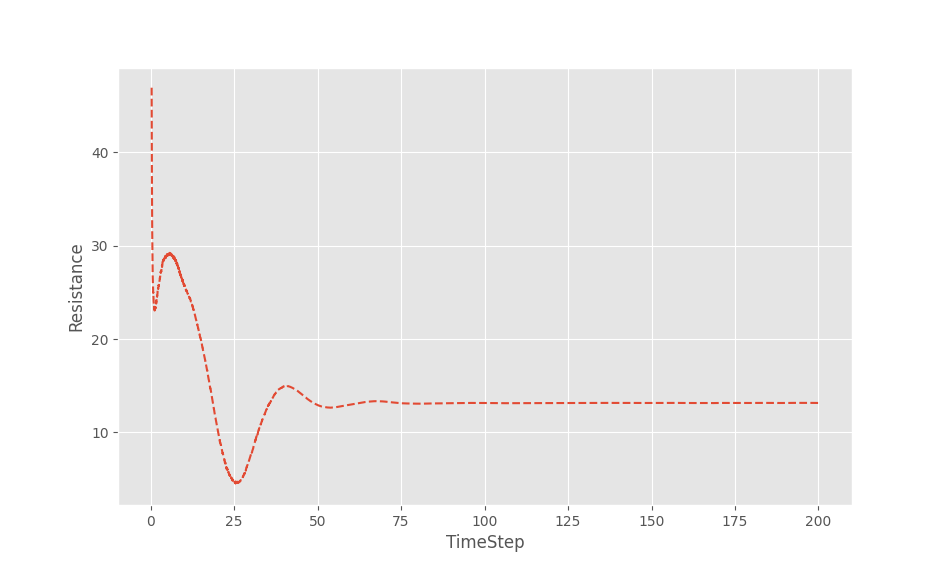

Here is the Python script that generated this plot:
import matplotlib.pyplot as plt
import matplotlib.animation as animation
from matplotlib import style


style.use('ggplot')
fig = plt.figure()
ax1 = fig.add_subplot(1,1,1)

def animate(i):
	f = open( 'C:/Users/ASUS/Desktop/ForGithub/S60_M_0.30_New_0.971/postProcessing/forces/0/force.dat' , "r" )
	g = f.readlines()
	del g[ :30 ]
	
	x  = []
	y0 = []
	# y1 = []
	for lines in g :
		reading = lines.split()
		x.append(float(reading[0]))
		y0.append(-float(reading[1])*2)

	# for i in x: y1.append( sum(y0[-100:]) / len(y0[-100:]) )
	
	# print( sum(y0[-100:]) / len(y0[-100:]) )



	ax1.clear()
	plt.xlabel("TimeStep")
	plt.ylabel("Resistance")
	ax1.plot(x, y0, linestyle = 'dashed')
	# ax1.plot(x, y1, linestyle = 'dashed')



ani = animation.FuncAnimation(fig, animate, interval = 10000) 
plt.show()
